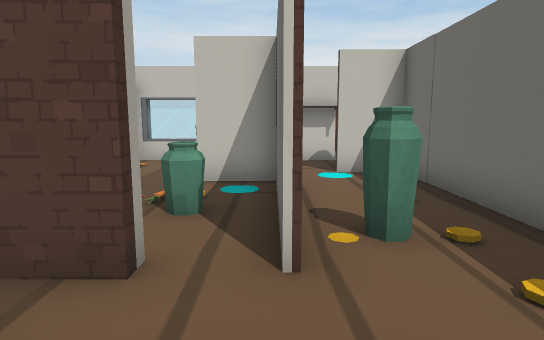
View 1 (above)

12 first-person views from a walk through a 3-D level made in the Unity game engine. The camera is 1.3 m above the floor, tilts 8° down and sees 75° across. Doors are open. The floor is counted in squares, 1 m on a side. Each view is taken from the middle of a square. On the plan, view 1 faces up. The plan holds only what a view shows up to about 15 squares ahead; the rest is blank.

View 2
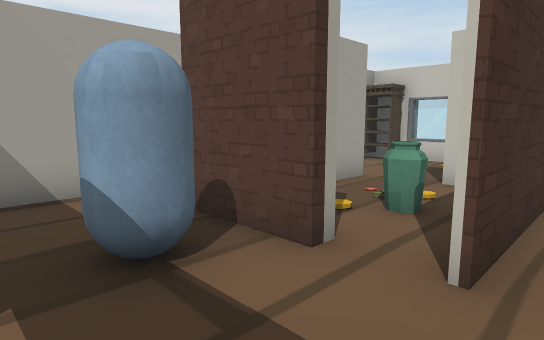

View 3
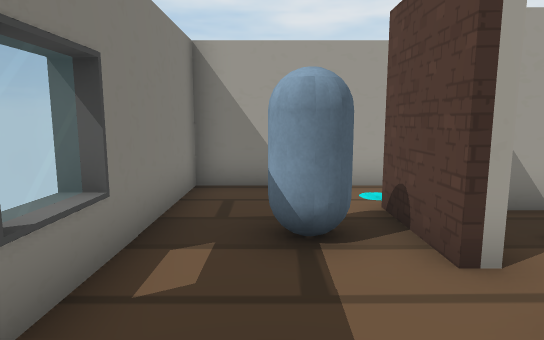

View 4
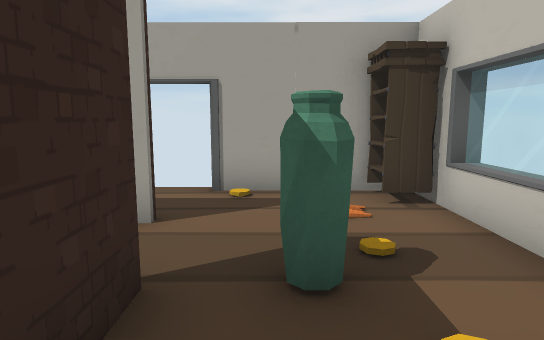

View 5
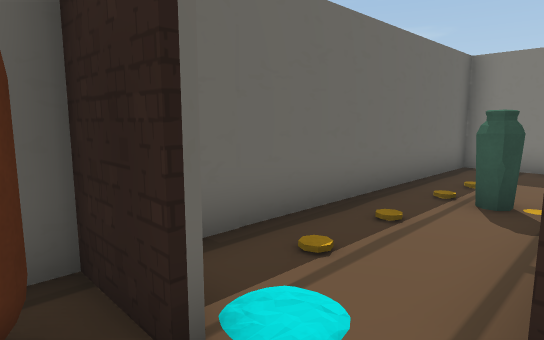

View 6
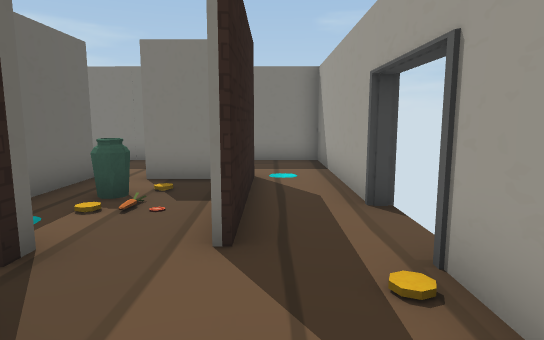

View 7
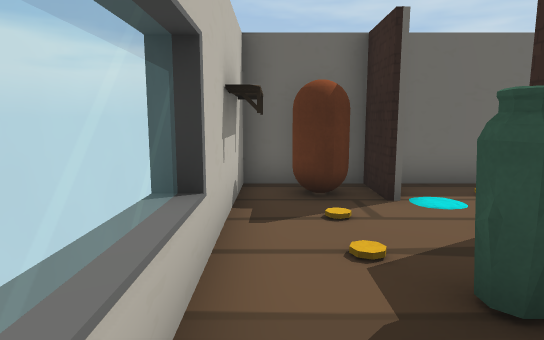

View 8
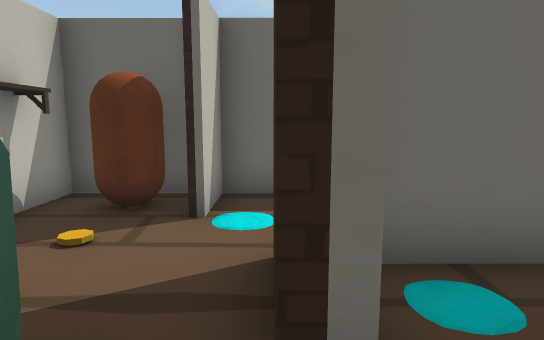

View 9
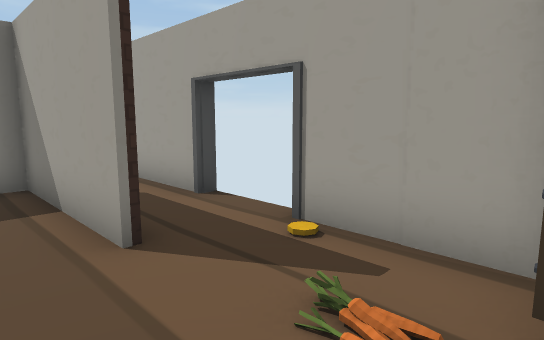

View 10
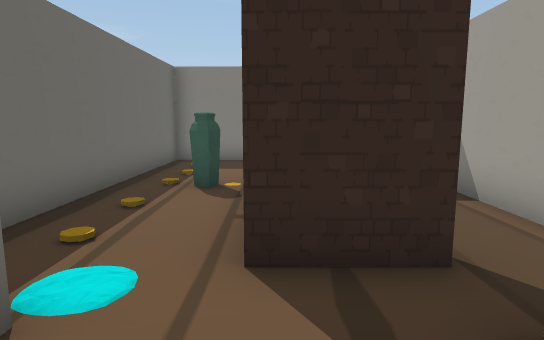

View 11
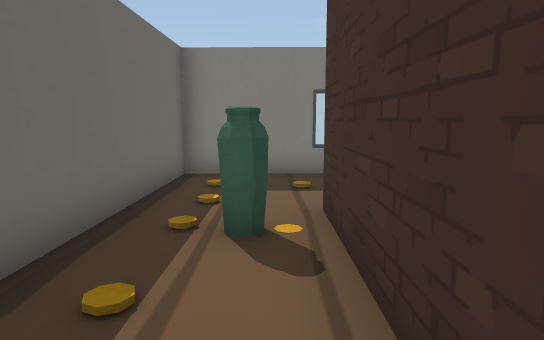

View 12
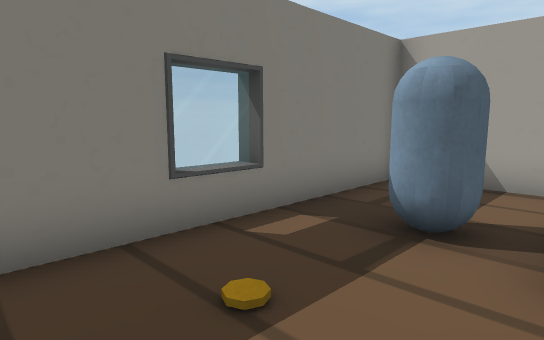

### Floor plan
Points are (right, up) in squares from view 1. A wall is a line through its corners. A room is listed if a view was taken in it or the views show most of it. See-through windows are left out.
Room 1 (views 1, 2, 3, 12)
walls: (-1.2, 2.8) (-3.6, 2.8); (-5.5, 3.5) (-5.5, -0.6) (3.1, -0.7) (3.3, 8.9) (1.6, 8.9); (0.2, 7.1) (0.2, 2.9)
ways out: opening at (-5, 4) to room 2; opening at (1, 8) to room 2; gap at (-1, 3) to room 2
objects: other object (-3, 1) to (-2, 2); other object (1, 4)
Room 2 (views 4, 5, 6, 7, 8, 9, 10, 11)
walls: (-3.4, 7.5) (-3.4, 3.2) (-1.2, 3.2); (1.6, 9.1) (3.3, 9.1); (-5.5, 5.7) (-5.5, 3.5); (-5.5, 10.9) (-5.5, 7.9); (3.3, 8.9) (3.3, 11.6) (-5.4, 11.6); (-3.6, 2.8) (-3.6, 7.5); (0.1, 2.9) (0.1, 7.5) (-1.6, 7.5) (-1.6, 8) (0.3, 8)
ways out: opening at (-5, 4) to room 1; opening at (1, 8) to room 1; gap at (-1, 3) to room 1; open door at (-6, 7)
objects: other object (-5, 11); other object (-2, 9); other object (-1, 5); other object (1, 11); other object (2, 10) to (2, 11)

Where each view was taken, in squares from view 1:
view 1: 0 up, 0 right, facing up
view 2: 0 up, 1 right, facing up-left
view 3: 1 up, 2 right, facing left
view 4: 9 up, 1 right, facing left
view 5: 10 up, 0 right, facing down-right
view 6: 11 up, 4 left, facing down
view 7: 11 up, 4 left, facing right
view 8: 8 up, 3 left, facing right
view 9: 11 up, 2 left, facing down-left
view 10: 11 up, 0 right, facing down
view 11: 8 up, 1 right, facing down
view 12: 3 up, 2 right, facing down-left
